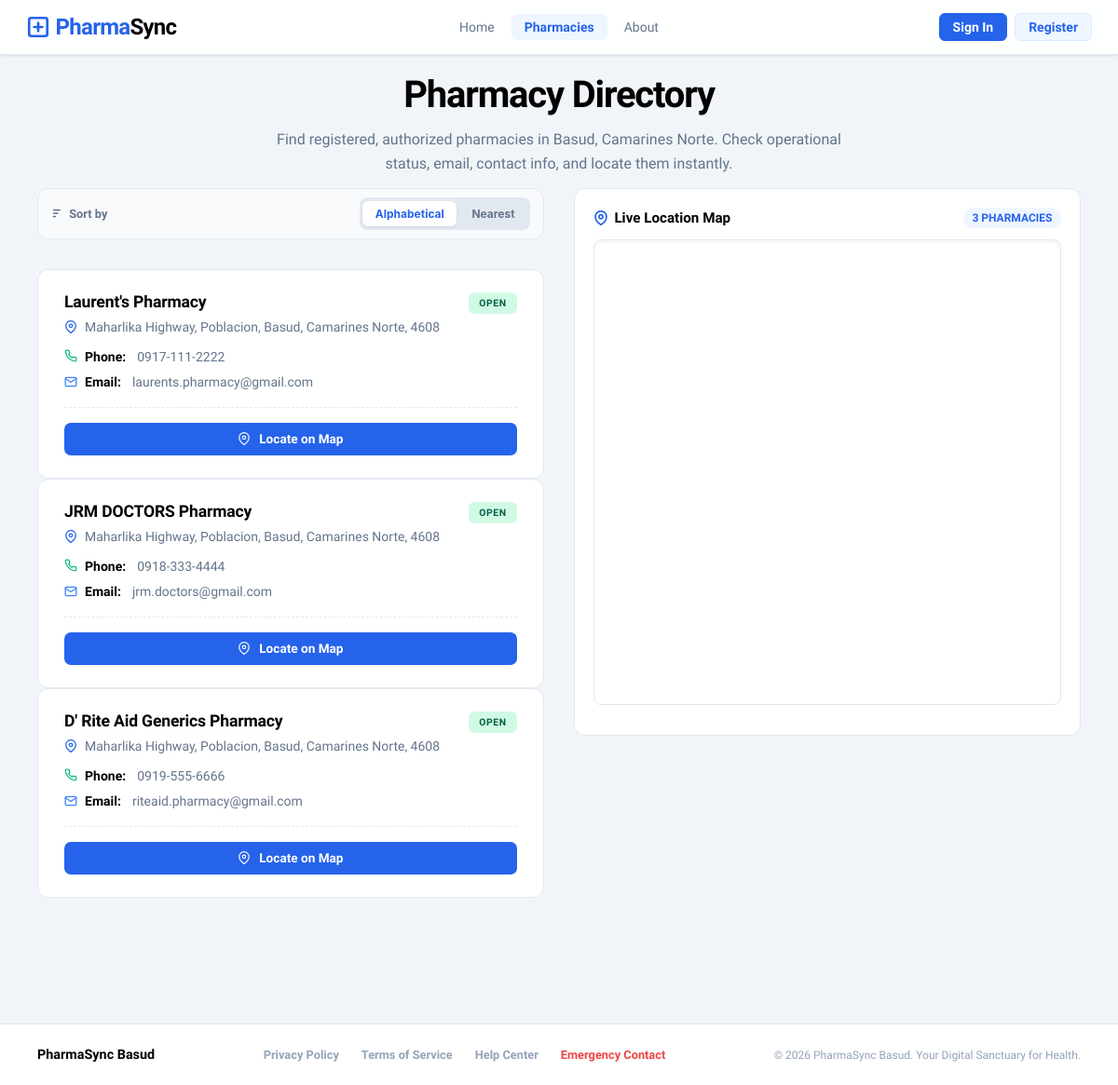
Screenshot of /customer_pharmacies.php with the database file from the repository.
### tables this page shows
CREATE TABLE IF NOT EXISTS pharmacies (
    id INT AUTO_INCREMENT PRIMARY KEY,
    name VARCHAR(100) NOT NULL,
    username VARCHAR(50) NOT NULL UNIQUE,
    password_hash VARCHAR(255) NOT NULL,
    code VARCHAR(20) NOT NULL UNIQUE,
    address VARCHAR(255) NOT NULL,
    contact_number VARCHAR(50),
    email VARCHAR(100),
    latitude DECIMAL(10, 8) DEFAULT 14.0702,
    longitude DECIMAL(11, 8) DEFAULT 122.9610,
    is_open BOOLEAN DEFAULT TRUE,
    last_sync DATETIME DEFAULT CURRENT_TIMESTAMP ON UPDATE CURRENT_TIMESTAMP
);

### customer_pharmacies.php (the view, shortened to what this page needs)
<?php
$coreDB = getDBConnection('pharmasync_core');
$stmt = $coreDB->query("SELECT id, name, code, address, contact_number, email, latitude, longitude, is_open FROM pharmacies ORDER BY id ASC");
$pharmacies = $stmt->fetchAll();
?>
<!DOCTYPE html>
<html lang="en">
<head>
    <link rel="stylesheet" href="assets/css/global.css">
    <link rel="stylesheet" href="assets/css/customer_pharmacies.css">
</head>
<body>
<?php require_once 'includes/navbar.php'; ?>
<div class="layout">
    <main class="main-content">
        <section class="pharm-header" style="padding: 0.5rem 0 0.85rem;">
            <h1 class="pharm-title">Pharmacy Directory</h1>
            <p class="pharm-subtitle">
                Find registered, authorized pharmacies in Basud, Camarines Norte. Check operational status, email, contact info, and locate them instantly.
            </p>
        </section>
        <section class="pharm-main">
            <div class="pharm-grid">
                <div class="pharm-listings">
                    <div class="sort-bar" id="sortBar">
                        <span class="sort-bar-label">
                            <svg width="14" height="14" viewBox="0 0 24 24" fill="none" stroke="currentColor" stroke-width="2.2" stroke-linecap="round" stroke-linejoin="round">
                                <line x1="4" y1="6" x2="16" y2="6"></line>
                                <line x1="4" y1="12" x2="12" y2="12"></line>
                                <line x1="4" y1="18" x2="8" y2="18"></line>
                            </svg>
                            Sort by
                        </span>
                        <div class="sort-toggle">
                            <button class="sort-toggle-btn active" id="sortAlpha" onclick="sortPharmacies('alpha')">Alphabetical</button>
                            <button class="sort-toggle-btn" id="sortNearest" onclick="sortPharmacies('nearest')">Nearest</button>
                        </div>
                    </div>
                    <div id="pharmacyList">
                    <?php if (empty($pharmacies)): ?>
                        <div class="pharm-card" style="text-align: center; padding: 3rem; color: var(--text-muted);">
                            <p style="font-size: 1.1rem; font-weight: 600; margin: 0 0 0.5rem;">No pharmacies registered</p>
                            <p style="font-size: 0.9rem; margin: 0;">Contact the health system administrator to register your node.</p>
                        </div>
                    <?php else: ?>
                        <?php foreach ($pharmacies as $pharm): ?>
                            <div class="pharm-card" id="pharm-card-<?= $pharm['id'] ?>"
                                 data-name="<?= htmlspecialchars($pharm['name']) ?>"
                                 data-lat="<?= $pharm['latitude'] ?>"
                                 data-lng="<?= $pharm['longitude'] ?>">
                                <div class="pharm-card-header">
                                    <div class="pharm-info">
                                        <h3 class="pharm-name"><?= htmlspecialchars($pharm['name']) ?></h3>
                                        <div class="pharm-address" style="margin-bottom: 0.75rem;">
                                            <svg width="14" height="14" viewBox="0 0 24 24" fill="none"
                                                 stroke="currentColor" stroke-width="2.2"
                                                 stroke-linecap="round" stroke-linejoin="round" style="color: var(--primary);">
                                                <path d="M21 10c0 7-9 13-9 13s-9-6-9-13a9 9 0 0 1 18 0z"></path>
                                                <circle cx="12" cy="10" r="3"></circle>
                                            </svg>
                                            <span><?= htmlspecialchars($pharm['address']) ?></span>
                                        </div>
                                        <div class="pharm-address" style="margin-bottom: 0.5rem;">
                                            <strong style="color: var(--text-main); margin-right: 0.25rem;">Phone:</strong>
                                            <span><?= htmlspecialchars($pharm['contact_number']) ?></span>
                                        </div>
                                        <div class="pharm-address">
                                            <svg width="14" height="14" viewBox="0 0 24 24" fill="none"
                                                 stroke="currentColor" stroke-width="2.2"
                                                 stroke-linecap="round" stroke-linejoin="round" style="color: #3B82F6;">
                                                <path d="M4 4h16c1.1 0 2 .9 2 2v12c0 1.1-.9 2-2 2H4c-1.1 0-2-.9-2-2V6c0-1.1.9-2 2-2z"></path>
                                                <polyline points="22,6 12,13 2,6"></polyline>
                                            </svg>
                                            <strong style="color: var(--text-main); margin-right: 0.25rem;">Email:</strong>
                                            <span><?= htmlspecialchars($pharm['email'] ?? '—') ?></span>
                                        </div>
                                    </div>
                                    <span class="pharm-status <?= $pharm['is_open'] ? 'open' : 'closed' ?>">
                                        <?= $pharm['is_open'] ? 'OPEN' : 'CLOSED' ?>
                                    </span>
                                </div>
                                <div class="pharm-actions" style="margin-top: 1rem; padding-top: 1rem; border-top: 1px dashed var(--border);">
                                    <button class="pharm-btn primary" onclick="focusPharmacyOnMap('<?= addslashes($pharm['name']) ?>')" style="width: 100%;">
                                        <svg width="14" height="14" viewBox="0 0 24 24" fill="none" stroke="currentColor" stroke-width="2" stroke-linecap="round" stroke-linejoin="round" style="margin-right: 0.2rem;"><path d="M21 10c0 7-9 13-9 13s-9-6-9-13a9 9 0 0 1 18 0z"></path><circle cx="12" cy="10" r="3"></circle></svg>
                                        Locate on Map
                                    </button>
                                </div>
                            </div>
                        <?php endforeach; ?>
                    <?php endif; ?>
                    </div>
                </div>
                <div class="pharm-sidebar">
                    <div class="pharm-map-card">
                        <div class="pharm-map-header" style="margin-bottom: 0.75rem;">
                            <h3 style="display:flex; align-items:center; gap:0.4rem; color:var(--text-main); font-weight:700; font-size:0.95rem; margin:0;">
                                <svg width="16" height="16" viewBox="0 0 24 24" fill="none" stroke="currentColor" stroke-width="2.5" style="color:var(--primary);"><path d="M21 10c0 7-9 13-9 13s-9-6-9-13a9 9 0 0 1 18 0z"></path><circle cx="12" cy="10" r="3"></circle></svg>
                                Live Location Map
                            </h3>
                            <span style="font-size:0.75rem; background:var(--primary-light); color:var(--primary); padding:0.25rem 0.6rem; border-radius:1rem; font-weight:700;"><?= count($pharmacies) ?> PHARMACIES</span>
                        </div>
                        <iframe id="googleMap" src="https://maps.google.com/maps?q=Laurent's%20Pharmacy,%20Basud,%20Camarines%20Norte&t=&z=16&ie=UTF8&iwloc=&output=embed" style="width: 100%; height: 500px; border-radius: 8px; border: 1px solid var(--border); box-shadow: inset 0 2px 4px rgba(0,0,0,0.05); margin-bottom: 0.5rem; z-index: 1;" allowfullscreen="" loading="lazy"></iframe>
                    </div>
                </div>
            </div>
        </section>
    </main>
</div>
<?php require_once 'includes/footer.php'; ?>
</body>
</html>

### includes/navbar.php (shortened to what this page needs)
<?php
$navItems = [
        'home'        => ['label' => 'Home',         'href' => 'customer_dashboard.php'],
        'pharmacies'  => ['label' => 'Pharmacies',  'href' => 'customer_pharmacies.php'],
        'support'     => ['label' => 'About',     'href' => 'customer_about.php'],
];
$currentFile = basename($_SERVER['PHP_SELF']);
$pageToNavKey = [
        'customer_dashboard.php'   => 'home',
        'customer_pharmacies.php'  => 'pharmacies',
        'customer_about.php'       => 'support'
];
$activeNavKey = isset($pageToNavKey[$currentFile]) ? $pageToNavKey[$currentFile] : '';
?>
<nav class="navbar">
    <div class="nav-container">
        <a href="customer_dashboard.php" class="brand" style="display:flex; align-items:center; gap:0.35rem;">
            <svg width="26" height="26" viewBox="0 0 24 24" fill="none" stroke="currentColor" stroke-width="2.5"
                 stroke-linecap="round" stroke-linejoin="round">
                <rect x="3" y="3" width="18" height="18" rx="2" ry="2"></rect>
                <line x1="12" y1="8" x2="12" y2="16"></line>
                <line x1="8" y1="12" x2="16" y2="12"></line>
            </svg>
            <span>Pharma<span class="sync-part" style="color: black;">Sync</span></span>
        </a>
        <ul class="nav-tabs">
            <?php foreach ($navItems as $key => $item): ?>
                <li>
                    <a href="<?= htmlspecialchars($item['href']) ?>"
                       class="<?= ($activeNavKey === $key) ? 'active' : '' ?>">
                        <?= htmlspecialchars($item['label']) ?>
                    </a>
                </li>
            <?php endforeach; ?>
        </ul>
        <div class="nav-user" style="display: flex; align-items: center; gap: 0.5rem;">
            <?php if (isset($_SESSION['user_role']) && $_SESSION['user_role'] === 'admin'): ?>
                <a href="admin_dashboard.php" class="portal-badge" title="Go to Admin Dashboard">
                    ADMIN PORTAL: <?= htmlspecialchars($_SESSION['user_name'] ?? 'Admin') ?>
                </a>
                <a href="logout.php" class="btn-switch-role">Logout</a>
            <?php else: ?>
                <a href="index.php" class="btn-switch-role" style="background: var(--primary); color: white; border-color: var(--primary);">Sign In</a>
                <a href="register.php" class="btn-switch-role">Register</a>
            <?php endif; ?>
        </div>
    </div>
</nav>

### includes/footer.php (shortened to what this page needs)
<footer class="site-footer">
    <div class="footer-brand">PharmaSync Basud</div>
    <div class="footer-links">
        <a href="#">Privacy Policy</a>
        <a href="#">Terms of Service</a>
        <a href="#">Help Center</a>
        <a href="#" class="text-danger">Emergency Contact</a>
    </div>
    <div class="footer-copy">
        &copy; <?= date('Y') ?> PharmaSync Basud. Your Digital Sanctuary for Health.
    </div>
</footer>

### assets/css/global.css (style rules this page uses)
:root { --primary: #2563EB; --primary-hover: #1D4ED8; --primary-dark: #1E3A8A; --primary-light: #EFF6FF; --primary-mid: #DBEAFE; --success: #10B981; --success-light: #D1FAE5; --warning: #F59E0B; --warning-light: #FEF3C7; --danger: #EF4444; --danger-light: #FEE2E2; --text-main: #000000; --text-sub: #334155; --text-muted: #64748B; --text-faint: #94A3B8; --bg-page: #F1F5F9; --bg-surface: #FFFFFF; --border: #E2E8F0; --border-light: #F1F5F9; --sidebar-w: 256px; --navbar-h: 70px; --shadow-sm: 0 1px 3px rgba(0, 0, 0, 0.06), 0 1px 2px rgba(0, 0, 0, 0.04); --shadow-md: 0 4px 12px rgba(0, 0, 0, 0.06), 0 2px 6px rgba(0, 0, 0, 0.04); --shadow-lg: 0 10px 30px rgba(0, 0, 0, 0.08), 0 4px 12px rgba(0, 0, 0, 0.05); --shadow-xl: 0 20px 40px rgba(0, 0, 0, 0.1), 0 8px 20px rgba(0, 0, 0, 0.06); --ease: cubic-bezier(0.4, 0, 0.2, 1); --transition: all 0.22s var(--ease); }
*, *::before, *::after { margin: 0; padding: 0; box-sizing: border-box; }
html, body { width: 100%; height: 100%; overflow: hidden; }
body { font-family: 'Plus Jakarta Sans', -apple-system, BlinkMacSystemFont, sans-serif; background: var(--bg-page); color: var(--text-main); min-height: 100vh; display: flex; flex-direction: column; -webkit-font-smoothing: antialiased; }
.navbar { position: sticky; top: 0; z-index: 100; width: 100%; background: rgba(255, 255, 255, 0.92); backdrop-filter: blur(16px); -webkit-backdrop-filter: blur(16px); border-bottom: 1px solid var(--border); box-shadow: var(--shadow-sm); padding: 0.85rem 1.75rem; }
.nav-container { width: 100%; display: flex; align-items: center; justify-content: space-between; position: relative; }
.brand { font-size: 1.5rem; font-weight: 800; color: var(--primary); text-decoration: none; letter-spacing: -0.03em; flex-shrink: 0; }
.navbar .nav-container .brand .sync-part, .brand .sync-part { color: #000000 !important; font-weight: 800 !important; }
.nav-tabs { position: absolute; left: 50%; transform: translateX(-50%); display: flex; gap: 0.25rem; list-style: none; margin: 0; padding: 0; }
.nav-tabs li a { display: block; text-decoration: none; color: var(--text-muted); font-weight: 500; font-size: 0.875rem; padding: 0.4rem 0.875rem; border-radius: 6px; transition: var(--transition); }
.nav-tabs li a.active { background: var(--primary-light); color: var(--primary); font-weight: 600; }
.nav-user { display: flex; align-items: center; gap: 0.75rem; flex-shrink: 0; }
.btn-switch-role { font-size: 0.875rem; padding: 0.4rem 0.875rem; border-radius: 6px; border: 1.5px solid var(--primary-mid); background: var(--primary-light); color: var(--primary); text-decoration: none; font-weight: 600; transition: var(--transition); display: inline-flex; align-items: center; justify-content: center; }
.site-footer { display: flex; align-items: center; justify-content: space-between; padding: 1.5rem 2.5rem; background: var(--bg-surface); border-top: 1px solid var(--border); margin-top: auto; }
.footer-brand { font-weight: 800; color: var(--text-main); font-size: 0.9rem; }
.footer-links { display: flex; gap: 1.5rem; }
.footer-links a { color: var(--text-faint); text-decoration: none; font-weight: 600; font-size: 0.8rem; transition: var(--transition); }
.footer-links a.text-danger { color: #EF4444; }
.footer-copy { font-size: 0.75rem; color: var(--text-faint); }
.layout { display: flex; flex: 1; width: 100%; min-height: calc(100vh - var(--navbar-h)); align-items: stretch; }
.main-content { flex: 1; min-width: 0; padding: 0.75rem 2.5rem 2rem; box-sizing: border-box; overflow-y: auto; }

### customer_pharmacies.php (style rules this page uses)
.sort-bar { display: flex; align-items: center; justify-content: space-between; margin-bottom: 1rem; padding: 0.6rem 0.85rem; background: #F8FAFC; border: 1px solid var(--border); border-radius: 0.75rem; }
.sort-bar-label { font-size: 0.8rem; font-weight: 600; color: var(--text-muted); display: flex; align-items: center; gap: 0.35rem; }
.sort-toggle { display: flex; background: #E2E8F0; border-radius: 0.5rem; padding: 0.2rem; gap: 0.15rem; }
.sort-toggle-btn { padding: 0.4rem 0.85rem; border-radius: 0.4rem; border: none; background: transparent; font-size: 0.75rem; font-weight: 700; color: #64748B; cursor: pointer; transition: all 0.2s ease; font-family: 'Inter', sans-serif; }
.sort-toggle-btn.active { background: white; color: var(--primary); box-shadow: 0 1px 3px rgba(0,0,0,0.08); }

### rows the page displays
pharmacies: name "Laurent's Pharmacy", address "Maharlika Highway, Poblacion, Basud, Camarines Norte, 4608", contact_number "0917-111-2222", email "laurents.pharmacy@gmail.com", is_open "OPEN"
pharmacies: name "JRM DOCTORS Pharmacy", address "Maharlika Highway, Poblacion, Basud, Camarines Norte, 4608", contact_number "0918-333-4444", email "jrm.doctors@gmail.com", is_open "OPEN"
pharmacies: name "D' Rite Aid Generics Pharmacy", address "Maharlika Highway, Poblacion, Basud, Camarines Norte, 4608", contact_number "0919-555-6666", email "riteaid.pharmacy@gmail.com", is_open "OPEN"

### other values shown
$item['label'] "Home"
$item['label'] "Pharmacies"
$item['label'] "About"
count($pharmacies) "3"
